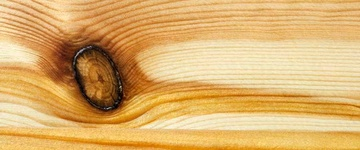
#> input picture dataset/0076658231.jpg, 360 x 150 px, shrunk from 960 x 400 before the run; its folder holds 4 pictures in this run
$ jupyter execute --allow-errors project.ipynb
#> lines starting #> are read from the running program, lines starting #| are printed output that depends on the picture; after the words box and inside, x2 and y2 are one past the last pixel; in counts of white or black regions, pixels touching at a corner belong together
<h1> Project <h1>

[cell 1]
import matplotlib.patches as mpatches
import matplotlib.pyplot as plt
import numpy as np
import skimage
import scipy
import glob
from skimage.measure import label, regionprops, find_contours
from skimage.transform import hough_circle, hough_circle_peaks,hough_ellipse
from skimage.draw import circle_perimeter,ellipse_perimeter
from skimage.feature import canny
from skimage import io,filters,img_as_ubyte

[cell 2]
chemins_images = glob.glob("dataset/*.jpg")
imgs = [io.imread(chemin_image) for chemin_image in chemins_images]
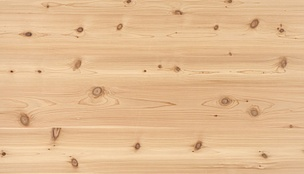
#> input picture dataset/1585267079207.jpg, 304 x 174 px, shrunk from 811 x 464 before the run
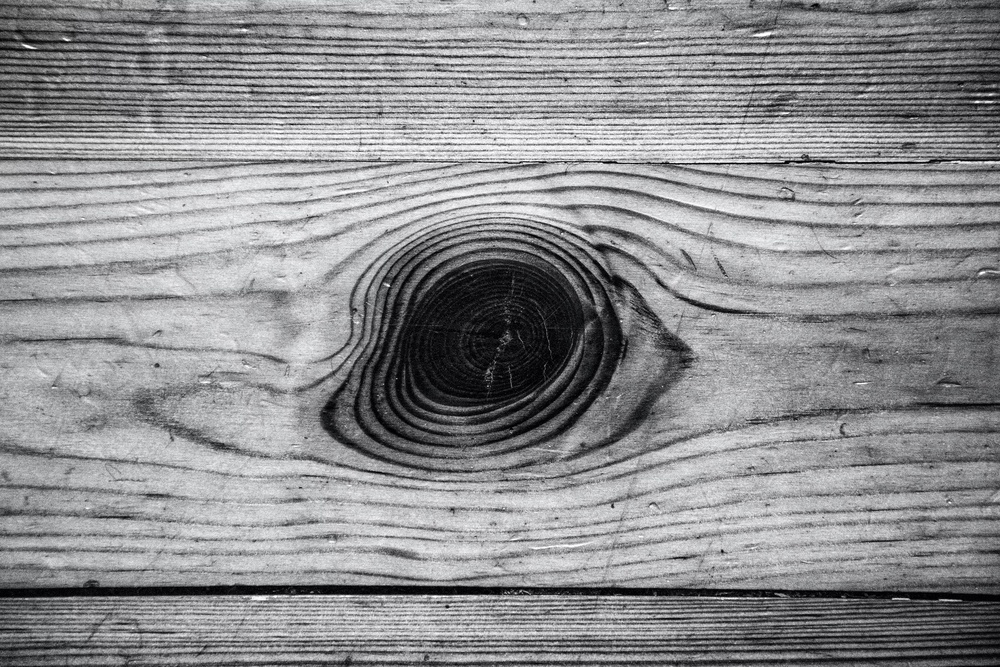
#> input picture dataset/1597697129310.jpg, 1000 x 667 px, shrunk from 2670 x 1780 before the run
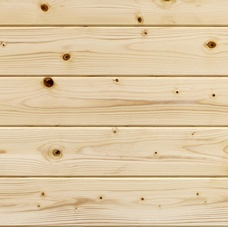
#> input picture dataset/185312580.jpg, 228 x 227 px, shrunk from 608 x 607 before the run
#> imgs = 4 items
img = skimage.color.rgb2gray(imgs[3]).astype(float)
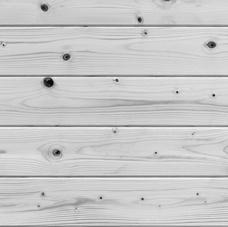
#> img: shape (227, 228) float64; min 0.0208, max 0.981, mean 0.789
t = img.max()/2
#> t = 0.491
mask = img<t
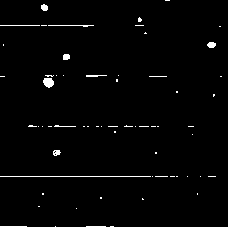
#> mask: shape (227, 228) bool; 1.6% white in thin lines or dots

[cell 3]
disk = skimage.morphology.disk(20)
square=np.ones((3,3))
img_fill = scipy.ndimage.binary_fill_holes(mask)
#> img_fill: shape (227, 228) bool; 1.6% white in thin lines or dots
#plt.imshow(img_fill, 'gray');

[cell 4]
def v1(imgrgb,img):
    props = regionprops(label(img))
#> props = 62 regions; largest, box (x1, y1, x2, y2) and area: (0, 176, 151, 177) 151, (43, 78, 54, 88) 84, (48, 25, 94, 27) 51, (207, 42, 216, 48) 43, (0, 25, 40, 26) 40
    centroids = [region.centroid for region in props if region.area > 5 and region.eccentricity < 0.9]
#> centroids = [(7.15, 44.03), (19.33, 139.3), (44.47, 211.1), (56.5, 65.87), (82.01, 48.06), (80, 116.5), (152.3, 56.11)]
    bbox = [region.bbox for region in props if region.area > 5 and region.eccentricity < 0.9]
#> bbox = [(4, 41, 11, 48), (17, 138, 22, 142), (42, 207, 48, 216), (54, 63, 60, 70), (78, 43, 88, 54), (79, 116, 82, 118), (150, 53, 156, 61)]
    fig, ax = plt.subplots(figsize=(5, 5))
    ax.imshow(imgrgb,'gray')
    for c, box in zip(centroids,bbox):
        minr, minc, maxr, maxc = box
        rect = mpatches.Rectangle((minc, minr), maxc - minc, maxr - minr,
                                    fill=False, edgecolor='red', linewidth=0.8)
        cy,cx = c
        ax.add_patch(rect)
        ax.plot(cx,cy,'b+')
#> this loop made 7 passes
#> (minr, minc, maxr, maxc, cy, cx) on passes 1 to 7: (4, 41, 11, 48, 7.15, 44.03), (17, 138, 22, 142, 19.33, 139.3), (42, 207, 48, 216, 44.47, 211.1), (54, 63, 60, 70, 56.5, 65.87), (78, 43, 88, 54, 82.01, 48.06), (79, 116, 82, 118, 80, 116.5), (150, 53, 156, 61, 152.3, 56.11)
    plt.tight_layout()
    plt.show()
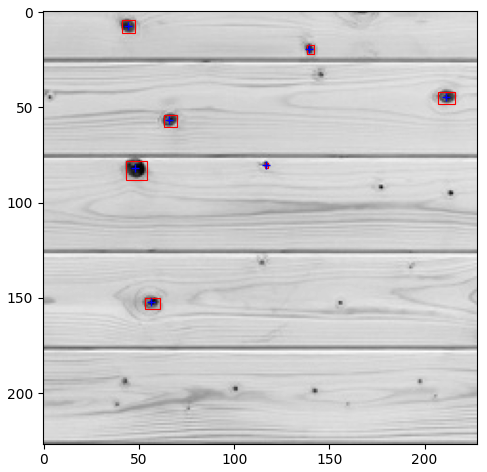
#> figure drawn by matplotlib, 1 panel
    #return centroids,bbox;
